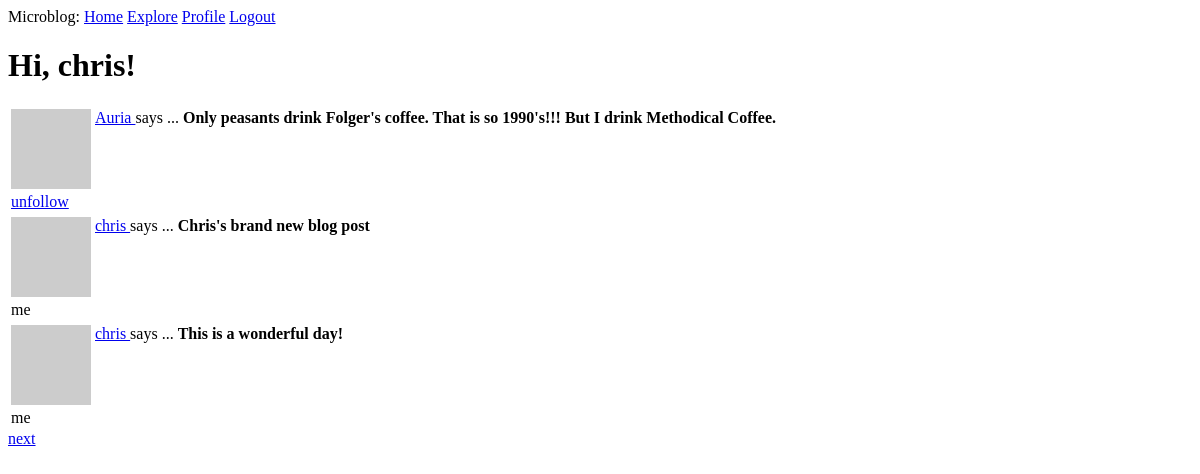
The page /explore (signed in) on the database as committed earlier.
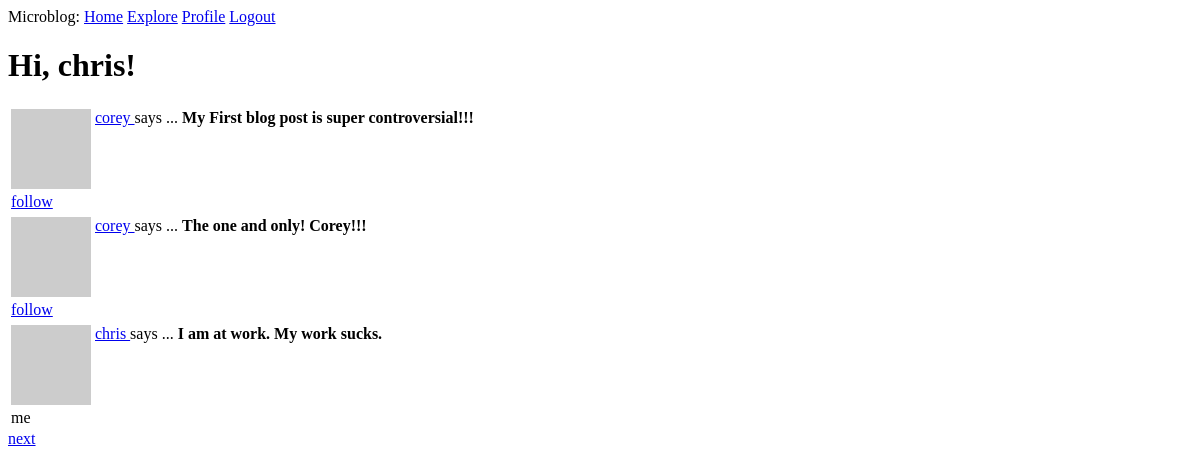
The same page on the database as committed later.
### microblog_app/models.py (models this page shows, shortened)
class Post(db.Model):
    id = db.Column(db.Integer, primary_key=True)
    body = db.Column(db.String(140))
    timestamp = db.Column(db.DateTime, index=True, default=datetime.utcnow)  # passing a function
    user_id = db.Column(db.Integer, db.ForeignKey('user.id'))  # uses relationship

class User(UserMixin, db.Model): # UserMixin makes model compatible with flask-login
    id = db.Column(db.Integer, primary_key=True)  # flask login writes User.id to session
    username = db.Column(db.String(64), index=True, unique=True)
    email = db.Column(db.String(120), index=True, unique=True)
    password_hash = db.Column(db.String(128))
    posts = db.relationship('Post', backref='author', lazy='dynamic')
    about_me = db.Column(db.String(140))
    last_visited = db.Column(db.DateTime, default=datetime.utcnow())
    followed = db.relationship(
        'User', secondary=followers,
        primaryjoin=(followers.c.follower_id == id),
        secondaryjoin=(followers.c.followed_id == id),
        backref=db.backref('followers', lazy='dynamic'),
        lazy='dynamic'
    )
    def pull_avatar(self, size):
        digest = md5(self.email.lower().encode('utf-8')).hexdigest()
        return f"https://www.gravatar.com/avatar/{digest}?d=identicon&s={size}"
    def timestamp_on_request(self):  # time stamp to update last_visited in db upon request of any page
        self.last_visited = datetime.utcnow()
        db.session.commit()
    def is_following(self, user):
        return self.followed.filter(followers.c.followed_id == user.id).count() > 0

### microblog_app/routes.py (the view)
@app.route(URLRoute.explore)
@login_required
def explore():
    page = request.args.get('page', 1, type=int)
    posts = Post.query.order_by(Post.timestamp.desc()).paginate(
        page, app.config['POSTS_PER_PAGE'], False
    )
    next_page = url_for('explore', page=posts.next_num) if posts.has_next else None
    prev_page = url_for('explore', page=posts.prev_num) if posts.has_prev else None
    return render_template("index.html", title="explore", blog_form=None, posts=posts.items,
                           next_page=next_page, prev_page=prev_page)

### microblog_app/models.py (called while the page is built)
@login.user_loader
def load_user(id):
    return User.query.get(int(id))

### microblog_app/routes.py (called while the page is built)
@app.before_request  # applies to all routes in the application
def before_request():
    if current_user.is_authenticated:
        current_user.timestamp_on_request()

### microblog_app/templates/index.html (shortened to what this page needs)
{% extends "base.html" %}
{% block content %}
    <h1>Hi, {{ current_user.username }}!</h1>
{% include "_posts.html" %}
{% endblock %}

### microblog_app/templates/_posts.html (shortened to what this page needs)
{% if posts %}
    {% for post in posts %}
        <table>
            <tr valign="top">
                <td><img src="{{ post.author.pull_avatar(36) }}"></td>
                <td>
                    <a href="{{ url_for('user', username=post.author.username) }}">
                        {{ post.author.username }}
                    </a>
                    says ...
                    <b>{{ post.body }}</b>
                </td>
            </tr>
            <tr>
                {% if current_user.username == post.author.username %}
                    <td><p>me</p></td>
                {% elif current_user.is_following(post.author) %}
                    <td><a href="{{ url_for('unfollow', username=post.author.username) }}">unfollow</a></td>
                {% elif not current_user.is_following(post.author) %}
                    <td><a href="{{ url_for('follow', username=post.author.username) }}">follow</a></td>
                {% endif %}
            </tr>
        </table>
    {% endfor %}
    {% if next_page %}<a href="{{next_page}}">next</a>{% endif %}
{% else %}
    <p>No blog posts to show!</p>
{% endif %}

Rows that differ between the two databases and show on the page:
no longer on this page (row unchanged): Post: author.username "Auria", body "Only peasants drink Folger's coffee. That is so 1990's!!! But I drink Methodical Coffee."
no longer on this page (row unchanged): Post: author.username "chris", body "Chris's brand new blog post"
no longer on this page (row unchanged): Post: author.username "chris", body "This is a wonderful day!"
added Post: author.username "corey", body "My First blog post is super controversial!!!"
added Post: author.username "corey", body "The one and only! Corey!!!"
added Post: author.username "chris", body "I am at work. My work sucks."
